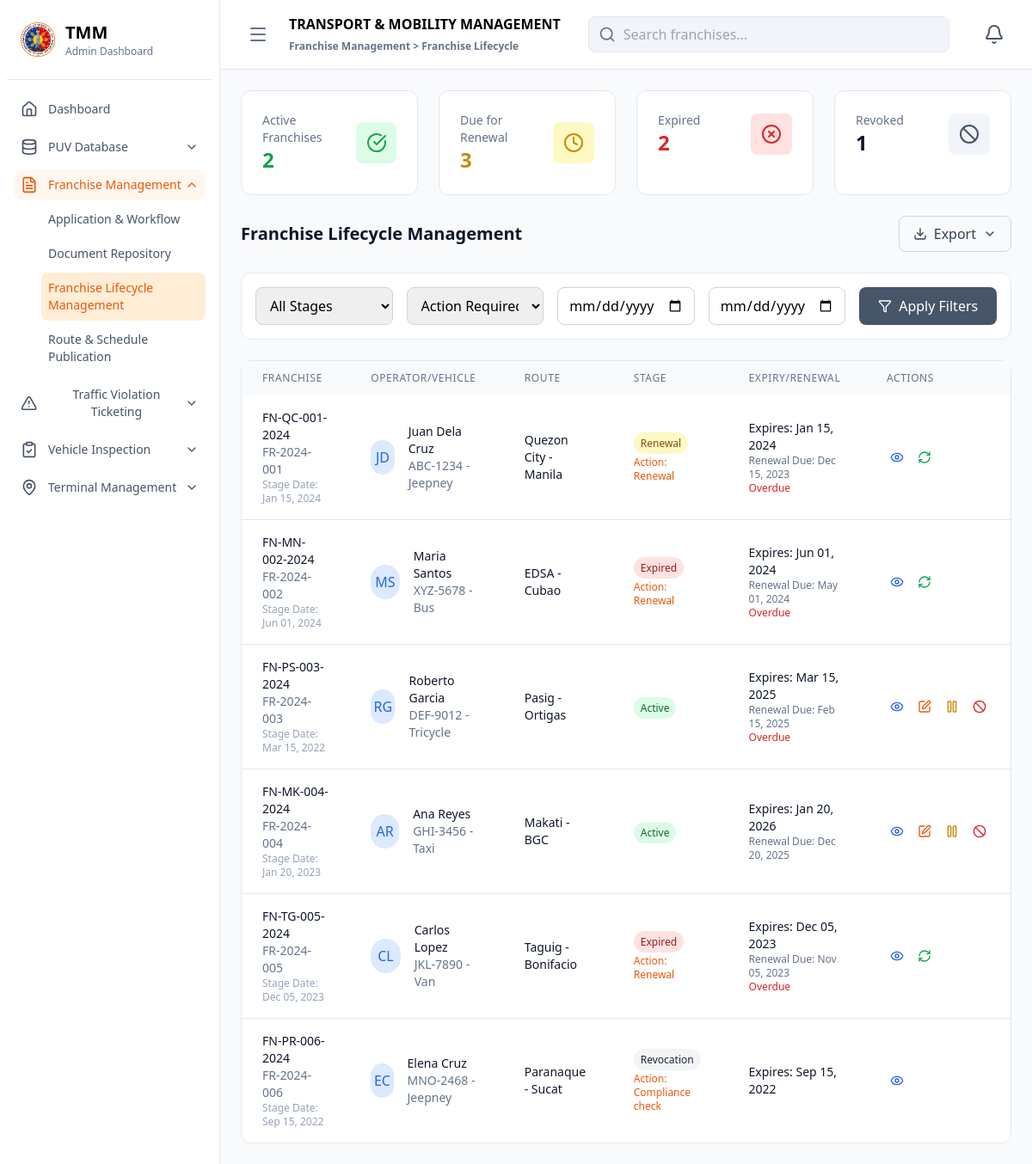
Page /administrator/franchise_management/franchise_lifecycle_management/index.php on the committed database.
### tables this page shows
CREATE TABLE franchise_lifecycle (
    lifecycle_id VARCHAR(20) PRIMARY KEY,
    franchise_id VARCHAR(20) NOT NULL,
    operator_id VARCHAR(20) NOT NULL,
    vehicle_id VARCHAR(20) NOT NULL,
    lifecycle_stage ENUM('application', 'processing', 'active', 'renewal', 'amendment', 'suspension', 'revocation', 'expired') NOT NULL,
    stage_date DATE NOT NULL,
    expiry_date DATE,
    renewal_due_date DATE,
    action_required ENUM('none', 'renewal', 'inspection', 'document_update', 'compliance_check') DEFAULT 'none',
    processed_by VARCHAR(100),
    remarks TEXT,
    created_at TIMESTAMP DEFAULT CURRENT_TIMESTAMP,
    FOREIGN KEY (franchise_id) REFERENCES franchise_records(franchise_id) ON DELETE CASCADE,
    FOREIGN KEY (operator_id) REFERENCES operators(operator_id) ON DELETE CASCADE,
    FOREIGN KEY (vehicle_id) REFERENCES vehicles(vehicle_id) ON DELETE CASCADE
);

CREATE TABLE franchise_records (
    franchise_id VARCHAR(20) PRIMARY KEY,
    operator_id VARCHAR(20) NOT NULL,
    vehicle_id VARCHAR(20) NOT NULL,
    franchise_number VARCHAR(50) NOT NULL UNIQUE,
    issue_date DATE NOT NULL,
    expiry_date DATE NOT NULL,
    route_assigned VARCHAR(200),
    status ENUM('valid', 'expired', 'pending', 'revoked') DEFAULT 'pending',
    created_at TIMESTAMP DEFAULT CURRENT_TIMESTAMP,
    FOREIGN KEY (operator_id) REFERENCES operators(operator_id) ON DELETE CASCADE,
    FOREIGN KEY (vehicle_id) REFERENCES vehicles(vehicle_id) ON DELETE CASCADE
);

CREATE TABLE operators (
    operator_id VARCHAR(20) PRIMARY KEY,
    first_name VARCHAR(100) NOT NULL,
    last_name VARCHAR(100) NOT NULL,
    middle_name VARCHAR(100),
    address TEXT NOT NULL,
    contact_number VARCHAR(15) NOT NULL,
    email VARCHAR(100),
    license_number VARCHAR(50) NOT NULL UNIQUE,
    license_expiry DATE NOT NULL,
    date_registered TIMESTAMP DEFAULT CURRENT_TIMESTAMP,
    status ENUM('active', 'inactive', 'suspended') DEFAULT 'active'
);

CREATE TABLE vehicles (
    vehicle_id VARCHAR(20) PRIMARY KEY,
    operator_id VARCHAR(20) NOT NULL,
    plate_number VARCHAR(15) NOT NULL UNIQUE,
    vehicle_type ENUM('jeepney', 'bus', 'tricycle', 'taxi', 'van') NOT NULL,
    make VARCHAR(50) NOT NULL,
    model VARCHAR(50) NOT NULL,
    year_manufactured YEAR NOT NULL,
    engine_number VARCHAR(50) NOT NULL,
    chassis_number VARCHAR(50) NOT NULL,
    seating_capacity INT NOT NULL,
    date_registered TIMESTAMP DEFAULT CURRENT_TIMESTAMP,
    status ENUM('active', 'inactive', 'for_inspection', 'suspended') DEFAULT 'active',
    FOREIGN KEY (operator_id) REFERENCES operators(operator_id) ON DELETE CASCADE
);

### administrator/franchise_management/franchise_lifecycle_management/index.php (the view, shortened to what the rows shown need)
<?php
require_once $_SERVER['DOCUMENT_ROOT'] . '/transport_and_mobility_management_system/config/database.php';
$database = new Database();
$conn = $database->getConnection();
$lifecycle = getFranchiseLifecycle($conn);
?>
<!DOCTYPE html>
<html lang="en">
<head>
    <script src="https://cdn.tailwindcss.com"></script>
    <link href="https://cdnjs.cloudflare.com/ajax/libs/lucide/0.263.1/lucide.min.css" rel="stylesheet">
</head>
<body class="bg-slate-50 dark:bg-slate-900">
    <div class="flex h-screen">
        <div id="sidebar" class="w-64 bg-white border-r border-slate-200 dark:bg-slate-900 dark:border-slate-700 transform transition-transform duration-300 ease-in-out translate-x-0">
            <div class="p-6">
                <div class="flex items-center space-x-3">
                    <div>
                        <h1 class="text-xl font-bold dark:text-white">TMM</h1>
                    </div>
                </div>
            </div>
        </div>
        <div class="flex-1 flex flex-col transition-all duration-300 ease-in-out">
            <div class="bg-white border-b border-slate-200 px-6 py-4 dark:bg-slate-800 dark:border-slate-700">
                <div class="flex items-center justify-between">
                    <div class="flex items-center space-x-4">
                        <div>
                            <h1 class="text-md font-bold dark:text-white">TRANSPORT & MOBILITY MANAGEMENT</h1>
                        </div>
                    </div>
                </div>
            </div>
            <div class="flex-1 p-6 overflow-auto">
                <div class="flex justify-between items-center mb-6">
                    <h2 class="text-xl font-bold text-slate-900 dark:text-white">Franchise Lifecycle Management</h2>
                </div>
                <div class="bg-white rounded-xl border border-slate-200 dark:bg-slate-800 dark:border-slate-700">
                    <div class="overflow-x-auto">
                        <table class="w-full">
                            <thead class="bg-slate-50 dark:bg-slate-700">
                                <tr>
                                    <th class="px-6 py-3 text-left text-xs font-medium text-slate-500 uppercase tracking-wider">Franchise</th>
                                    <th class="px-6 py-3 text-left text-xs font-medium text-slate-500 uppercase tracking-wider">Operator/Vehicle</th>
                                    <th class="px-6 py-3 text-left text-xs font-medium text-slate-500 uppercase tracking-wider">Route</th>
                                    <th class="px-6 py-3 text-left text-xs font-medium text-slate-500 uppercase tracking-wider">Stage</th>
                                    <th class="px-6 py-3 text-left text-xs font-medium text-slate-500 uppercase tracking-wider">Expiry/Renewal</th>
                                    <th class="px-6 py-3 text-left text-xs font-medium text-slate-500 uppercase tracking-wider">Actions</th>
                                </tr>
                            </thead>
                            <tbody class="divide-y divide-slate-200 dark:divide-slate-600">
                                <?php foreach ($lifecycle as $lc): ?>
                                <tr class="hover:bg-slate-50 dark:hover:bg-slate-700">
                                    <td class="px-6 py-4">
                                        <div>
                                            <div class="text-sm font-medium text-slate-900 dark:text-white"><?php echo $lc['franchise_number']; ?></div>
                                            <div class="text-sm text-slate-500"><?php echo $lc['franchise_id']; ?></div>
                                            <div class="text-xs text-slate-400">Stage Date: <?php echo date('M d, Y', strtotime($lc['stage_date'])); ?></div>
                                        </div>
                                    </td>
                                    <td class="px-6 py-4">
                                        <div class="flex items-center">
                                            <div class="w-10 h-10 bg-blue-100 rounded-full flex items-center justify-center">
                                                <span class="text-blue-600 font-medium"><?php echo strtoupper(substr($lc['first_name'], 0, 1) . substr($lc['last_name'], 0, 1)); ?></span>
                                            </div>
                                            <div class="ml-4">
                                                <div class="text-sm font-medium text-slate-900 dark:text-white"><?php echo $lc['first_name'] . ' ' . $lc['last_name']; ?></div>
                                                <div class="text-sm text-slate-500"><?php echo $lc['plate_number']; ?> - <?php echo ucfirst($lc['vehicle_type']); ?></div>
                                            </div>
                                        </div>
                                    </td>
                                    <td class="px-6 py-4">
                                        <div class="text-sm text-slate-900 dark:text-white"><?php echo $lc['route_assigned']; ?></div>
                                    </td>
                                    <td class="px-6 py-4">
                                        <?php
                                        $stage_colors = [
                                            'active' => 'bg-green-100 text-green-800',
                                            'renewal' => 'bg-yellow-100 text-yellow-800',
                                            'expired' => 'bg-red-100 text-red-800',
                                            'revocation' => 'bg-gray-100 text-gray-800',
                                            'amendment' => 'bg-blue-100 text-blue-800'
                                        ];
                                        $stage_class = $stage_colors[$lc['lifecycle_stage']] ?? 'bg-slate-100 text-slate-800';
                                        ?>
                                        <span class="px-2 py-1 text-xs font-medium <?php echo $stage_class; ?> rounded-full"><?php echo ucfirst($lc['lifecycle_stage']); ?></span>
                                        <?php if ($lc['action_required'] != 'none'): ?>
                                        <div class="text-xs text-orange-600 mt-1">Action: <?php echo ucfirst(str_replace('_', ' ', $lc['action_required'])); ?></div>
                                        <?php endif; ?>
                                    </td>
                                    <td class="px-6 py-4">
                                        <?php if ($lc['expiry_date']): ?>
                                        <div class="text-sm text-slate-900 dark:text-white">Expires: <?php echo date('M d, Y', strtotime($lc['expiry_date'])); ?></div>
                                        <?php endif; ?>
                                        <?php if ($lc['renewal_due_date']): ?>
                                        <div class="text-xs text-slate-500">Renewal Due: <?php echo date('M d, Y', strtotime($lc['renewal_due_date'])); ?></div>
                                        <?php
                                        $days_to_renewal = (strtotime($lc['renewal_due_date']) - time()) / (60 * 60 * 24);
                                        if ($days_to_renewal <= 30 && $days_to_renewal > 0): ?>
                                        <div class="text-xs text-orange-500">Due in <?php echo round($days_to_renewal); ?> days</div>
                                        <?php elseif ($days_to_renewal <= 0): ?>
                                        <div class="text-xs text-red-600 font-medium">Overdue</div>
                                        <?php endif; ?>
                                        <?php endif; ?>
                                    </td>
                                    <td class="px-6 py-4">
                                        <div class="flex space-x-2">
                                            <button onclick="viewLifecycle('<?php echo $lc['lifecycle_id']; ?>')" class="p-1 text-blue-600 hover:bg-blue-100 rounded" title="View Details">
                                                <i data-lucide="eye" class="w-4 h-4"></i>
                                            </button>
                                            <?php if ($lc['lifecycle_stage'] == 'renewal' || $lc['action_required'] == 'renewal'): ?>
                                            <button onclick="processRenewal('<?php echo $lc['lifecycle_id']; ?>')" class="p-1 text-green-600 hover:bg-green-100 rounded" title="Process Renewal">
                                                <i data-lucide="refresh-cw" class="w-4 h-4"></i>
                                            </button>
                                            <?php endif; ?>
                                            <?php if ($lc['lifecycle_stage'] == 'active'): ?>
                                            <button onclick="amendFranchise('<?php echo $lc['lifecycle_id']; ?>')" class="p-1 text-orange-600 hover:bg-orange-100 rounded" title="Amend">
                                                <i data-lucide="edit" class="w-4 h-4"></i>
                                            </button>
                                            <button onclick="suspendFranchise('<?php echo $lc['lifecycle_id']; ?>')" class="p-1 text-yellow-600 hover:bg-yellow-100 rounded" title="Suspend">
                                                <i data-lucide="pause" class="w-4 h-4"></i>
                                            </button>
                                            <button onclick="revokeFranchise('<?php echo $lc['lifecycle_id']; ?>')" class="p-1 text-red-600 hover:bg-red-100 rounded" title="Revoke">
                                                <i data-lucide="ban" class="w-4 h-4"></i>
                                            </button>
                                            <?php endif; ?>
                                        </div>
                                    </td>
                                </tr>
                                <?php endforeach; ?>
                            </tbody>
                        </table>
                    </div>
                </div>
            </div>
        </div>
    </div>
</body>
</html>

### rows in the picture
franchise_lifecycle: franchise.franchise_number "FN-QC-001-2024", franchise "FR-2024-001", stage_date "Jan 15, 2024", operator.last_name "JD", operator.first_name "Juan", operator.last_name "Dela Cruz", vehicle.plate_number "ABC-1234", vehicle.vehicle_type "Jeepney", franchise.route_assigned "Quezon City - Manila", lifecycle_stage "Renewal", action_required "Renewal", expiry_date "Jan 15, 2024", renewal_due_date "Dec 15, 2023", shows "Overdue"
franchise_lifecycle: franchise.franchise_number "FN-MN-002-2024", franchise "FR-2024-002", stage_date "Jun 01, 2024", operator.last_name "MS", operator.first_name "Maria", operator.last_name "Santos", vehicle.plate_number "XYZ-5678", vehicle.vehicle_type "Bus", franchise.route_assigned "EDSA - Cubao", lifecycle_stage "Expired", action_required "Renewal", expiry_date "Jun 01, 2024", renewal_due_date "May 01, 2024", shows "Overdue"
franchise_lifecycle: franchise.franchise_number "FN-PS-003-2024", franchise "FR-2024-003", stage_date "Mar 15, 2022", operator.last_name "RG", operator.first_name "Roberto", operator.last_name "Garcia", vehicle.plate_number "DEF-9012", vehicle.vehicle_type "Tricycle", franchise.route_assigned "Pasig - Ortigas", lifecycle_stage "Active", expiry_date "Mar 15, 2025", renewal_due_date "Feb 15, 2025", shows "Overdue"
franchise_lifecycle: franchise.franchise_number "FN-MK-004-2024", franchise "FR-2024-004", stage_date "Jan 20, 2023", operator.last_name "AR", operator.first_name "Ana", operator.last_name "Reyes", vehicle.plate_number "GHI-3456", vehicle.vehicle_type "Taxi", franchise.route_assigned "Makati - BGC", lifecycle_stage "Active", expiry_date "Jan 20, 2026", renewal_due_date "Dec 20, 2025"
franchise_lifecycle: franchise.franchise_number "FN-TG-005-2024", franchise "FR-2024-005", stage_date "Dec 05, 2023", operator.last_name "CL", operator.first_name "Carlos", operator.last_name "Lopez", vehicle.plate_number "JKL-7890", vehicle.vehicle_type "Van", franchise.route_assigned "Taguig - Bonifacio", lifecycle_stage "Expired", action_required "Renewal", expiry_date "Dec 05, 2023", renewal_due_date "Nov 05, 2023", shows "Overdue"
franchise_lifecycle: franchise.franchise_number "FN-PR-006-2024", franchise "FR-2024-006", stage_date "Sep 15, 2022", operator.last_name "EC", operator.first_name "Elena", operator.last_name "Cruz", vehicle.plate_number "MNO-2468", vehicle.vehicle_type "Jeepney", franchise.route_assigned "Paranaque - Sucat", lifecycle_stage "Revocation", action_required "Compliance check", expiry_date "Sep 15, 2022"

### other values in the picture
$lifecycle_stats['active_franchises'] "2"
$lifecycle_stats['due_for_renewal'] "3"
$lifecycle_stats['expired'] "2"
$lifecycle_stats['revoked'] "1"
